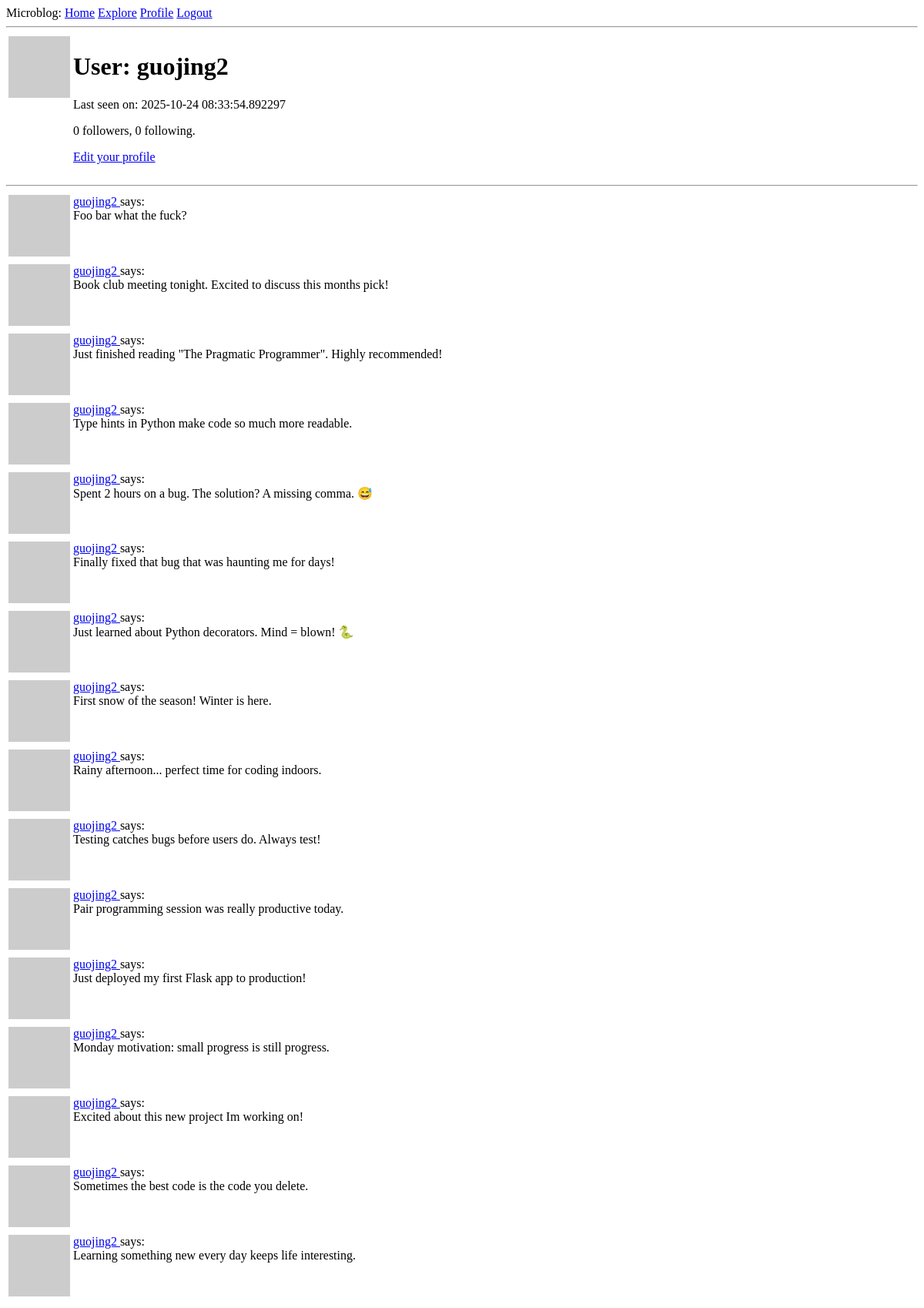
/user/guojing2 (signed in), run on an earlier commit of the app's database.
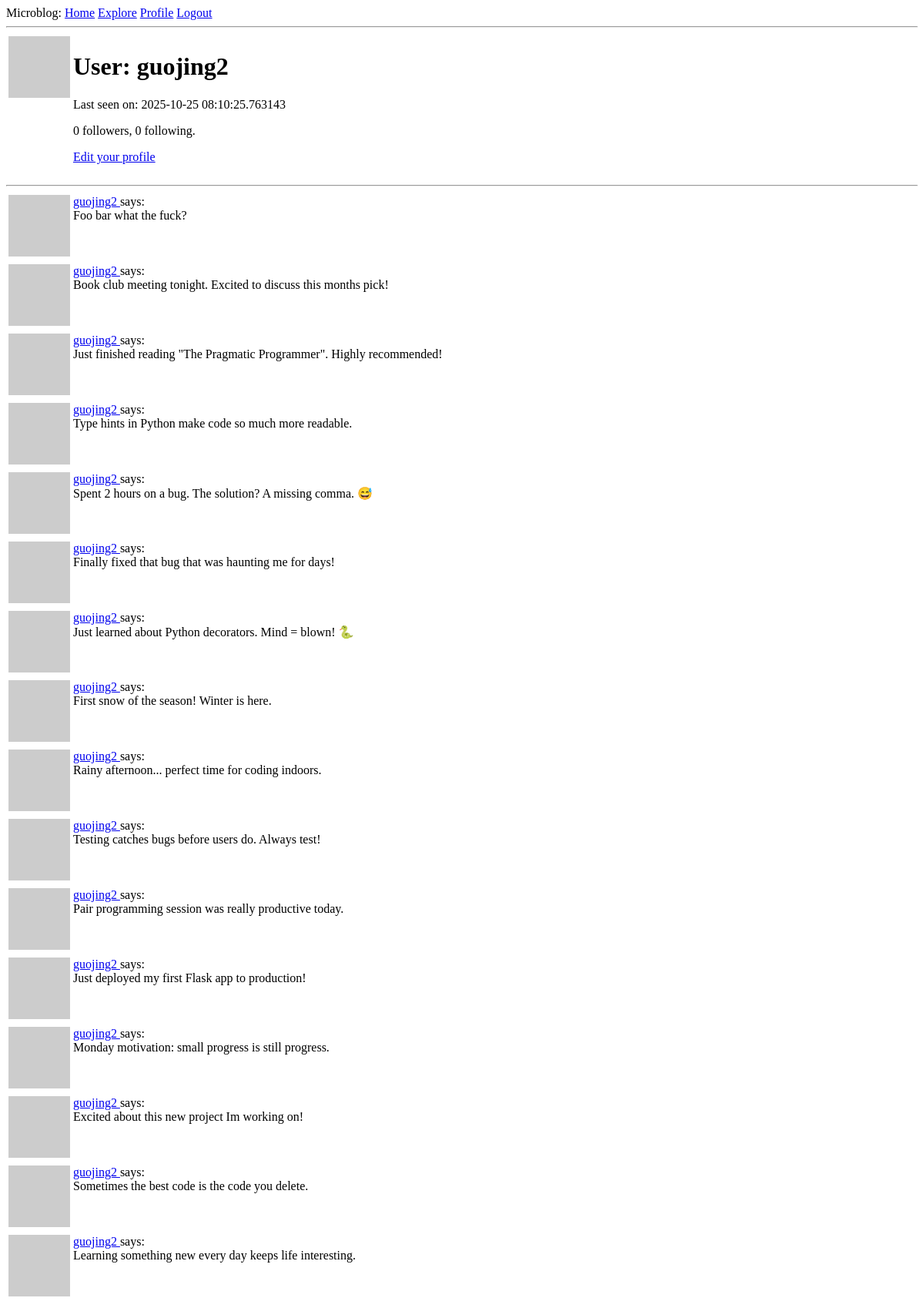
And on a later commit of the database.
### app/models.py (models this page shows, shortened)
class User(UserMixin, db.Model):
    id: orm.Mapped[int] = orm.mapped_column(primary_key=True)
    username: orm.Mapped[str] = orm.mapped_column(
        sa.String(64), index=True, unique=True
    )
    email: orm.Mapped[str] = orm.mapped_column(sa.String(120), index=True, unique=True)
    password_hash: orm.Mapped[str | None] = orm.mapped_column(sa.String(256))
    posts: orm.WriteOnlyMapped["Post"] = orm.relationship(back_populates="author")
    about_me: orm.Mapped[str | None] = orm.mapped_column(sa.String(140))
    last_seen: orm.Mapped[datetime | None] = orm.mapped_column(
        default=lambda: datetime.now(UTC)
    )
    following: orm.WriteOnlyMapped["User"] = orm.relationship(
        secondary=followers,
        primaryjoin=(followers.c.follower_id == id),
        secondaryjoin=(followers.c.followed_id == id),
        back_populates="followers",
    )
    followers: orm.WriteOnlyMapped["User"] = orm.relationship(
        secondary=followers,
        primaryjoin=(followers.c.followed_id == id),
        secondaryjoin=(followers.c.follower_id == id),
        back_populates="following",
    )
    def avatar(self, size):
        digest = md5(self.email.lower().encode("utf-8")).hexdigest()
        return f"https://www.gravatar.com/avatar/{digest}?d=identicon&s={size}"
    def followers_count(self):
        return db.session.scalar(
            sa.select(sa.func.count())
            .select_from(followers)
            .where(followers.c.followed_id == self.id)
        )
    def following_count(self):
        return db.session.scalar(
            sa.select(sa.func.count())
            .select_from(followers)
            .where(followers.c.follower_id == self.id)
        )

class Post(db.Model):
    id: orm.Mapped[int] = orm.mapped_column(primary_key=True)
    body: orm.Mapped[str] = orm.mapped_column(sa.String(140))
    timestamp: orm.Mapped[datetime] = orm.mapped_column(
        index=True, default=lambda: datetime.now(UTC)
    )
    user_id: orm.Mapped[int] = orm.mapped_column(sa.ForeignKey("user.id"), index=True)
    author: orm.Mapped["User"] = orm.relationship(back_populates="posts")

### app/routes.py (the view)
@app.route("/user/<username>")
@login_required
def user(username):
    user = db.first_or_404(sa.select(User).where(User.username == username))
    page = request.args.get("page", 1, type=int)
    query = user.posts.select().order_by(Post.timestamp.desc())
    posts = db.paginate(
        query, page=page, per_page=app.config["POSTS_PER_PAGE"], error_out=False
    )
    next_url = (
        url_for("user", username=username, page=posts.next_num)
        if posts.has_next
        else None
    )
    prev_url = (
        url_for("user", username=username, page=posts.prev_num)
        if posts.has_prev
        else None
    )
    form = EmptyForm()
    return render_template(
        "user.html",
        user=user,
        posts=posts.items,
        next_url=next_url,
        prev_url=prev_url,
        form=form,
    )
    form = EmptyForm()
    return render_template("user.html", user=user, posts=posts, form=form)

### app/models.py (called while the page is built)
@login.user_loader
def load_user(id):
    return db.session.get(User, int(id))

### app/routes.py (called while the page is built)
@app.before_request
def before_request():
    if current_user.is_authenticated:
        current_user.last_seen = datetime.now(UTC)
        db.session.commit()

### app/templates/user.html (shortened to what this page needs)
{% extends "base.html" %}
{% block content %}
    <table>
        <tr valign="top">
            <td><img src="{{ user.avatar(128) }}"></td>
            <td>
                <h1>User: {{ user.username }}</h1>
                {% if user.last_seen %}<p>Last seen on: {{ user.last_seen }}</p>{% endif %}
                <p>{{ user.followers_count() }} followers, {{ user.following_count() }} following.</p>
                {% if user == current_user %}
                    <p><a href="{{ url_for('edit_profile') }}">Edit your profile</a></p>
                {% endif %}
            </td>
        </tr>
    </table>
    <hr>
    {% for post in posts %}
        {% include '_post.html' %}
    {% endfor %}
{% endblock %}

### app/templates/base.html (shortened to what this page needs)
<!DOCTYPE html>
<html>
    <head>
    </head>
    <body>
        <div>Microblog:
            <a href="{{ url_for('index') }}">Home</a>
            <a href="{{ url_for('explore') }}">Explore</a>
            {% if current_user.is_anonymous %}
                <a href="{{ url_for('login') }}">Login</a>
            {% else %}
                <a href="{{ url_for('user', username=current_user.username) }}">Profile</a>
                <a href="{{ url_for('logout') }}">Logout</a>
            {% endif %}
        </div>
        <hr>
        {% block content %}{% endblock %}
    </body>
</html>

### app/templates/_post.html
<table>
    <tr valign="top">
        <td><img src="{{ post.author.avatar(36) }}"></td>
        <td>
            <a href="{{ url_for('user', username=post.author.username) }}">
                {{ post.author.username }}
            </a>
            says:<br>{{ post.body }}
        </td>
    </tr>
</table>

What changed in the data, as far as the page shows it:
changed User "guojing2": last_seen "2025-10-24 08:33:54.892297" → "2025-10-25 08:10:25.763143"
